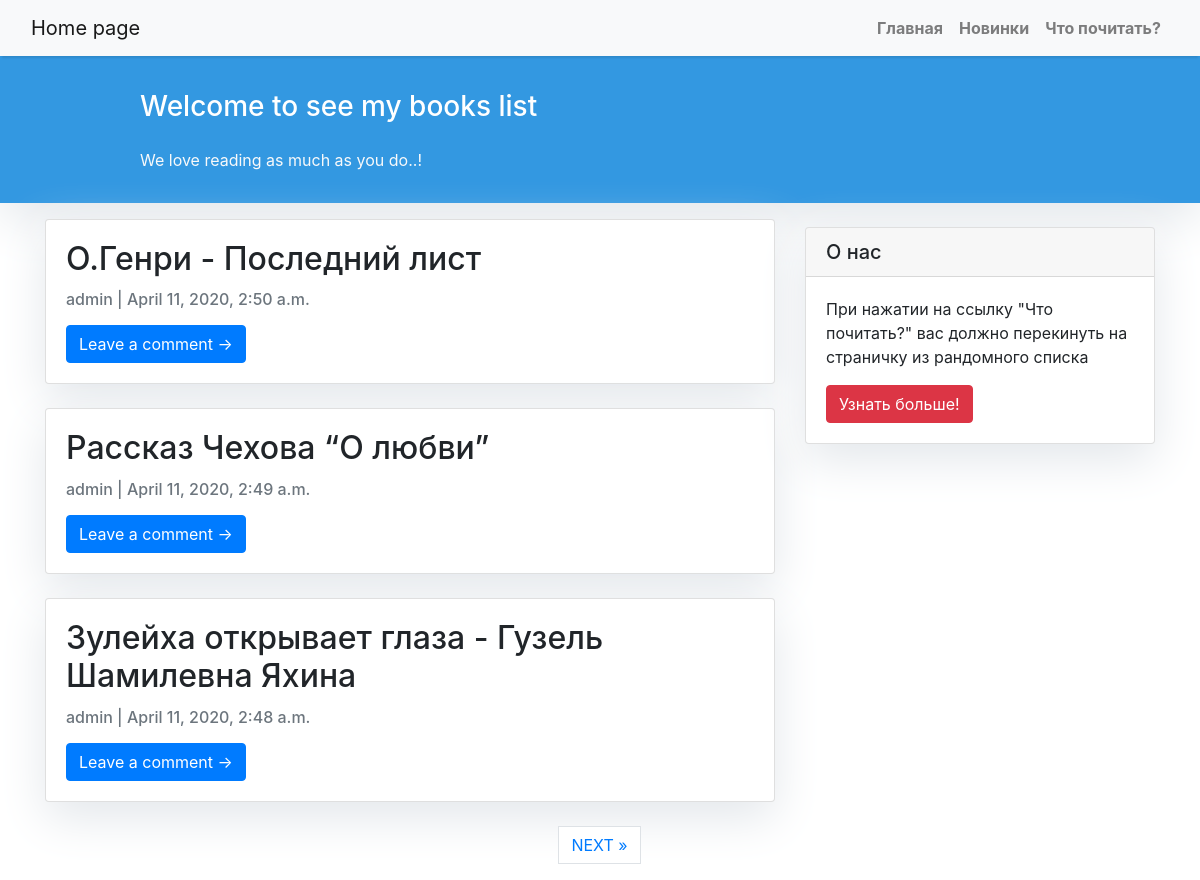
The page / on the database its author committed.
### webapp/models.py (models this page shows, shortened)
class Book(models.Model):
    title = models.CharField(max_length=200, unique=True)
    slug = models.SlugField(max_length=200, unique=True)
    author = models.ForeignKey(
        User, on_delete=models.CASCADE, related_name="blog_books"
    )
    book_description = models.TextField()
    image = models.ImageField(upload_to='images')
    updated_on = models.DateTimeField(auto_now=True)
    created_on = models.DateTimeField(auto_now_add=True)
    status = models.IntegerField(choices=STATUS, default=0)
    class Meta:
        ordering = ["-created_on"]

### webapp/views.py (the view)
# urls.py: path('', views.BookList.as_view(), name='home'),
class BookList(generic.ListView):
    queryset = Book.objects.filter(status=1).order_by("-created_on")
    template_name = "index.html"
    paginate_by = 3

### templates/index.html (shortened to what this page needs)
{% extends "base.html" %}
{% block content %}
<header class="masthead">
  <div class="container">
    <div class="row">
      <div class=" col-md-8 col-md-10 mx-auto">
        <div class="site-heading">
          <h3 class=" site-heading my-4 mt-3 text-white"> Welcome to see my books list </h3>
          <p class="text-light"> We love reading as much as you do..! &nbsp
          </p>
        </div>
      </div>
    </div>
  </div>
</header>
<div class="container">
  <div class="row">
    <div class="col-md-8 mt-3 left">
      {% for book in book_list %}
      <div class="card mb-4">
        <div class="card-body">
          <h2 class="card-title">{{ book.title }}</h2>
          <p class="card-text text-muted h6">{{ book.author }} | {{ book.created_on}}  </p>
          <a href="{% url 'book_detail' book.slug  %}" class="btn btn-primary"> Leave a comment &rarr;</a>
        </div>
      </div>
      {% endfor %}
    </div>
    {% block sidebar %}
    {% include 'sidebar.html' %}
    {% endblock sidebar %}
  </div>
</div>
{% if is_paginated %}
<ul class="pagination justify-content-center">
  {% if page_obj.has_next %}
  <li><a href="?page={{ page_obj.next_page_number }}" class="page-link"> NEXT &raquo;</a></li>
  {% endif %}
</ul>
{% endif %}
{%endblock%}

### templates/base.html (shortened to what this page needs)
{% load static %}
<!DOCTYPE html>
<html>
<head>
  <link rel="stylesheet" href="{% static 'css/base.css' %}">
  <link rel="stylesheet" href="https://maxcdn.bootstrapcdn.com/bootstrap/4.0.0/css/bootstrap.min.css"
 />
</head>
<body>
  <nav class="navbar navbar-expand-lg navbar-light bg-light shadow" id="mainNav">
    <div class="container-fluid">
      <a class="navbar-brand" href="{% url 'home' %}"> Home page </a>
      <div class="collapse navbar-collapse" id="navbarResponsive">
        <ul class="navbar-nav ml-auto">
          <li class="nav-item text-black">
            <a class="nav-link text-black font-weight-bold" href="#"> Главная </a>
          </li>
          <li class="nav-item text-black">
            <a class="nav-link text-black font-weight-bold" href="#"> Новинки </a>
          </li>
          <li class="nav-item text-black">
            <a class="nav-link text-black font-weight-bold" href="#"> Что почитать? </a>
          </li>
        </ul>
      </div>
    </div>
  </nav>
  {% block content %}{% endblock content %}
</body>
</html>

### templates/sidebar.html
{% block sidebar %}
<div class="col-md-4 float-right ">
    <div class="card my-4">
        <h5 class="card-header"> О нас </h5>
        <div class="card-body">
            <p class="card-text"> При нажатии на ссылку "Что почитать?" вас должно перекинуть на страничку
                из рандомного списка  </p>
            <a href="#" class="btn btn-danger"> Узнать больше! </a>
        </div>
    </div>
</div>
{% endblock sidebar %}

### static/css/base.css (style rules this page uses)
body { font-family: "Roboto", sans-serif; font-size: 17px; background-color: #fdfdfd; }
.shadow { box-shadow: 0 4px 2px -2px rgba(0, 0, 0, 0.1); }
.btn-danger { color: #fff; background-color: #f00000; border-color: #dc281e; }
.masthead { background: #3398E1; height: auto; padding-bottom: 15px; box-shadow: 0 16px 48px #E3E7EB; padding-top: 10px; }
.card { box-shadow: 0 16px 48px #E3E7EB; }

### rows shown on the page
Book: title "О.Генри - Последний лист", author "admin", created_on "April 11, 2020, 2:50 a.m."
Book: title "Рассказ Чехова “О любви”", author "admin", created_on "April 11, 2020, 2:49 a.m."
Book: title "Зулейха открывает глаза - Гузель Шамилевна Яхина", author "admin", created_on "April 11, 2020, 2:48 a.m."
